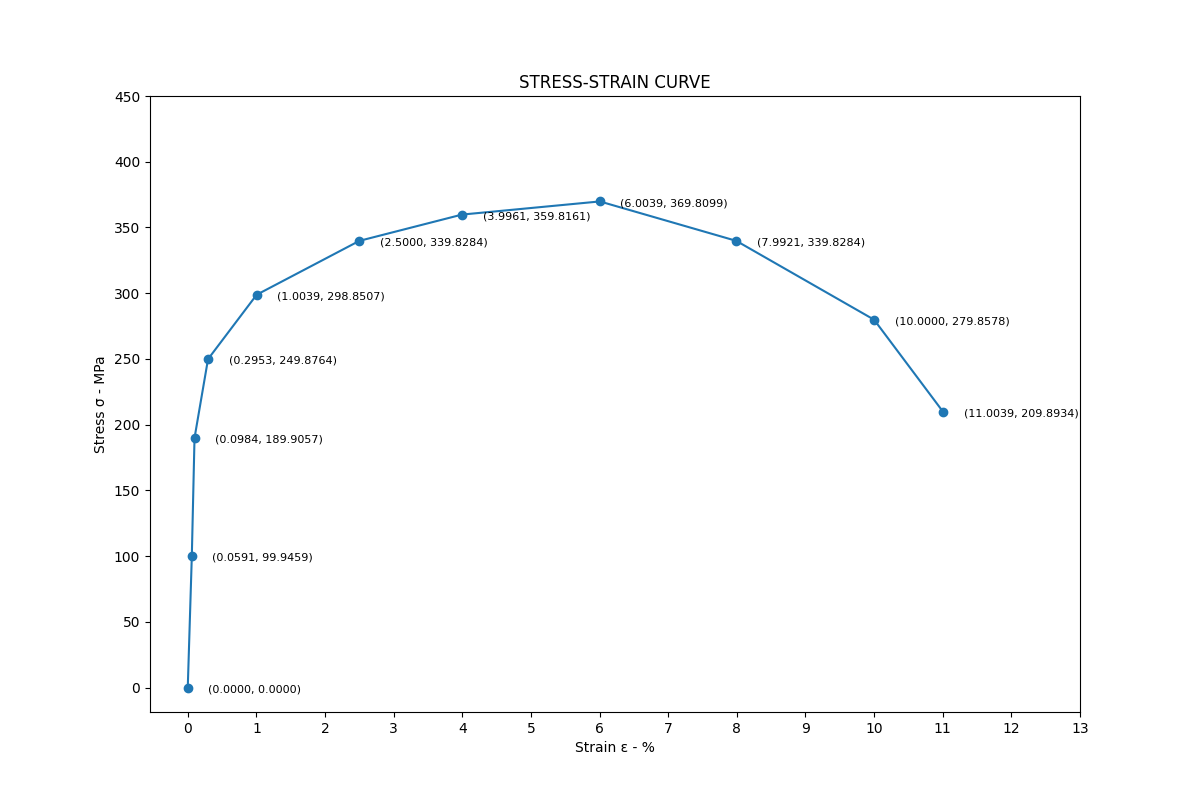

The script that saved this image:
"""
A professor assigned me to analyze experimental data regarding a tensile test of an unknown material
in order to deduce its mechanical properties. Let us then represent the stress-strain curve!
"""
import matplotlib.pyplot as plt
from math import pi

# Definition of experimental data
forces = [0, 12861, 24437, 32154, 38456, 43729, 46301, 47587, 43729, 36012, 27009]
lengths = [50.8, 50.83, 50.85, 50.95, 51.31, 52.07, 52.83, 53.85, 54.86, 55.88, 56.39]
diameter = 12.8
initial_length = 50.8

# Calculating Stress and Strain
stresses = [x / (pi * (diameter / 2) ** 2) for x in forces]
deformations = [(x - initial_length) * 100 / initial_length for x in lengths]

# Creating the plot
plt.figure(figsize=(12, 8))
plt.plot(deformations, stresses, marker='o', linestyle='-')

# Customization of the plot
plt.xlabel('Strain \u03B5 - %')
plt.ylabel('Stress \u03C3 - MPa')
plt.title('STRESS-STRAIN CURVE')

# Adding Annotations
for i in range(len(deformations)):
    plt.text(deformations[i] + 0.3, stresses[i] -5, f"({deformations[i]:.4f}, {stresses[i]:.4f})", fontsize=8, ha='left', va='bottom')

# Adjusting ticks and grid:
plt.yticks(range(0, int(max(stresses)) + 100, 50))
plt.xticks(range(0, int(max(deformations)) + 3, 1))
plt.grid(False)

# Saving and displaying the plot:
plt.savefig('stress_strain_curve.png')
plt.show()

